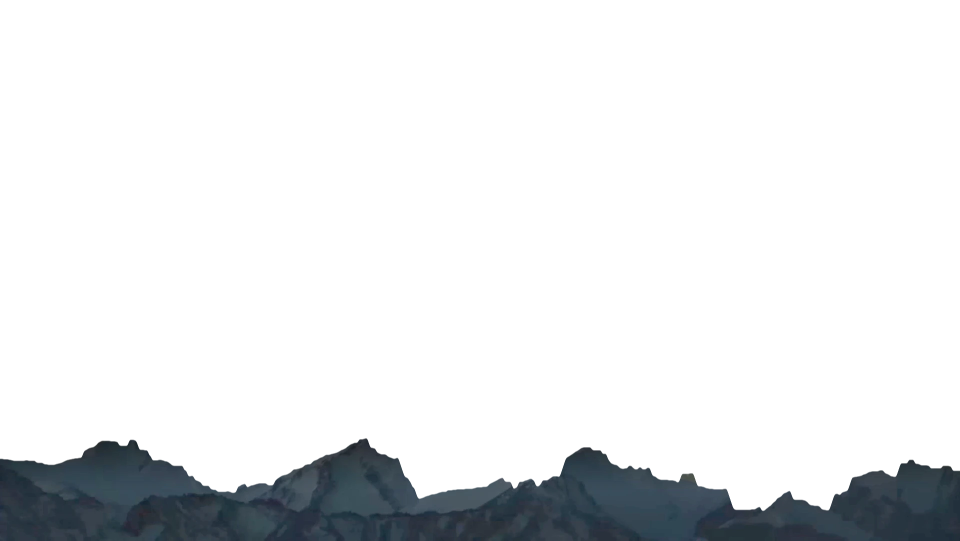
#> input picture site/assets/video/hero-cutout.webp, 1920 x 1082 px (shown at 1/2 size)
$ python make-mountain-cutout.py ../../site/assets/video/hero-cutout.webp ../../site/assets/video/hero-cutout.webp
#> lines starting #> are read from the running program, lines starting #| are printed output that depends on the picture
"""Reference script: how the design mock-up's mountain cut-out was made.

Usage: python make-mountain-cutout.py <frame.png> <out.png>

Input: one frame of the hero video at 1920 x 1082 (already brightened).
Output: a PNG the same size as the frame, with the sky transparent and the
mountains kept, so it can sit on top of the video with the same object-fit.

Needs Pillow, NumPy and SciPy.
"""
import sys

import numpy as np
from PIL import Image
from scipy.ndimage import gaussian_filter, median_filter

# Rows to search for the ridge line, in 1080p frame pixels.
SEARCH_TOP, SEARCH_BOTTOM = 830, 1020
MAX_STEP = 3          # how far the ridge may move up or down per column
STEP_PENALTY = 0.15   # discourages a jagged ridge


def find_ridge(rgb):
    """Return the ridge height (row) for every column of the frame."""
    grey = rgb.astype(float).mean(axis=2)
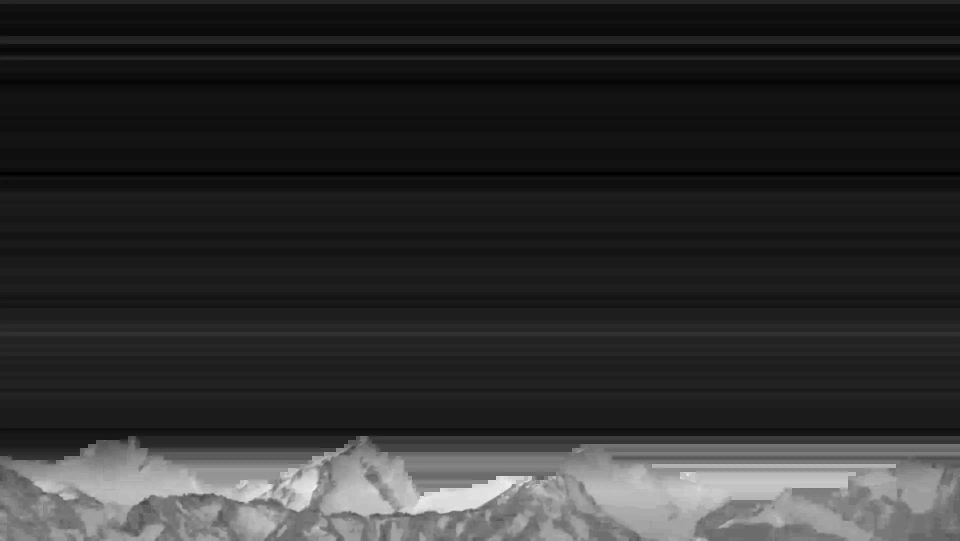
#> grey: shape (1082, 1920) float64 (shown at 1/2 size); min 13, max 97.33, mean 27.9; drawn with min black and max white
    grey = gaussian_filter(median_filter(grey, 7), 1.5)  # remove stars, then smooth
    edge = np.clip(np.diff(grey, axis=0)[SEARCH_TOP:SEARCH_BOTTOM], 0, None)
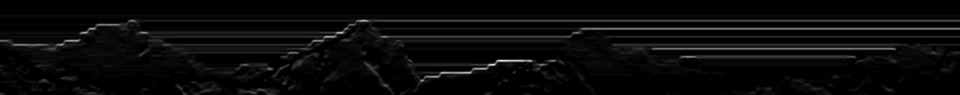
#> edge: shape (190, 1920) float64 (shown at 1/2 size); min 0, max 10.17, mean 0.396; drawn with min black and max white
    rows, width = edge.shape
#> rows = 190; width = 1920

    # Smoothest path from left to right that follows the strongest sky-to-mountain edge.
    cost = np.full((rows, width), 1e9)
    back = np.zeros((rows, width), int)
    cost[:, 0] = -edge[:, 0]
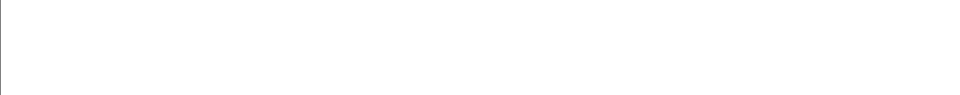
#> cost: shape (190, 1920) float64 (shown at 1/2 size); min -4.55, max 1e+09, mean 999479166.7; drawn with min black and max white
    for x in range(1, width):
        best = np.full(rows, 1e9)
        arg = np.zeros(rows, int)
        for d in range(-MAX_STEP, MAX_STEP + 1):
            shifted = np.roll(cost[:, x - 1], d)
            if d > 0:
                shifted[:d] = 1e9
            if d < 0:
                shifted[d:] = 1e9
            candidate = shifted + STEP_PENALTY * abs(d)
            better = candidate < best
            best[better] = candidate[better]
            arg[better] = (np.arange(rows) - d)[better]
        cost[:, x] = best - edge[:, x]
        back[:, x] = arg
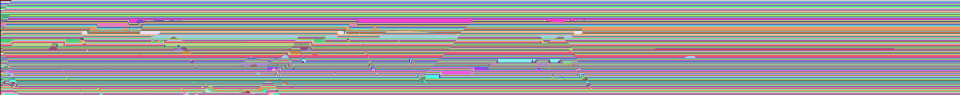
#> back: shape (190, 1920) int64 (shown at 1/2 size); 190 distinct labels, from 0 to 189; one colour per label, 0 black
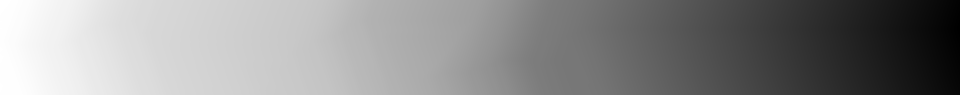
#> cost: shape (190, 1920) float64 (shown at 1/2 size); min -8921.7, max 0, mean -3986.9; drawn with min black and max white

    ridge = np.zeros(width, int)
#> ridge = 1920 values from 0 to 0
    ridge[-1] = np.argmin(cost[:, -1])
    for x in range(width - 1, 0, -1):
        ridge[x - 1] = back[ridge[x], x]
#> after the loop, ridge = 1920 values, max 161 at index 840, min 41 at index 259, mean 78.37
    return gaussian_filter(ridge.astype(float) + SEARCH_TOP, 1.5)


def main(frame_path, out_path):
    frame = Image.open(frame_path).convert("RGB")
    rgb = np.asarray(frame)
    ridge = find_ridge(rgb)
#> ridge = 1920 values, max 990.9 at index 843, min 871 at index 720, mean 908.4
    rows = np.arange(rgb.shape[0])[:, None]
#> rows = 1082 values from 0 to 1081
    # Soft 2.5px edge just below the ridge line.
    alpha = np.clip((rows - (ridge[None, :] + 1)) * 255 / 2.5, 0, 255).astype(np.uint8)
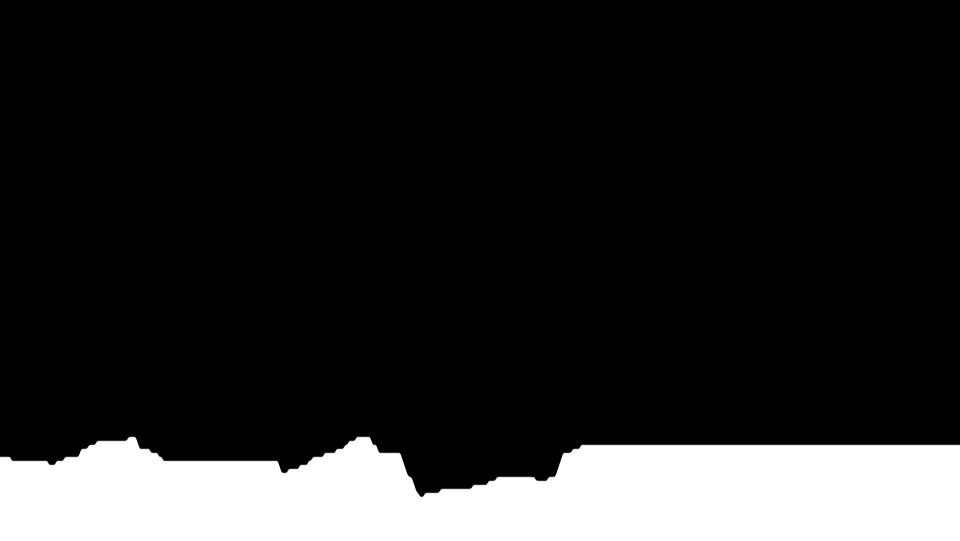
#> alpha: shape (1082, 1920) (shown at 1/2 size); min 0, max 255, mean 40.3
    cutout = frame.copy()
    cutout.putalpha(Image.fromarray(alpha))
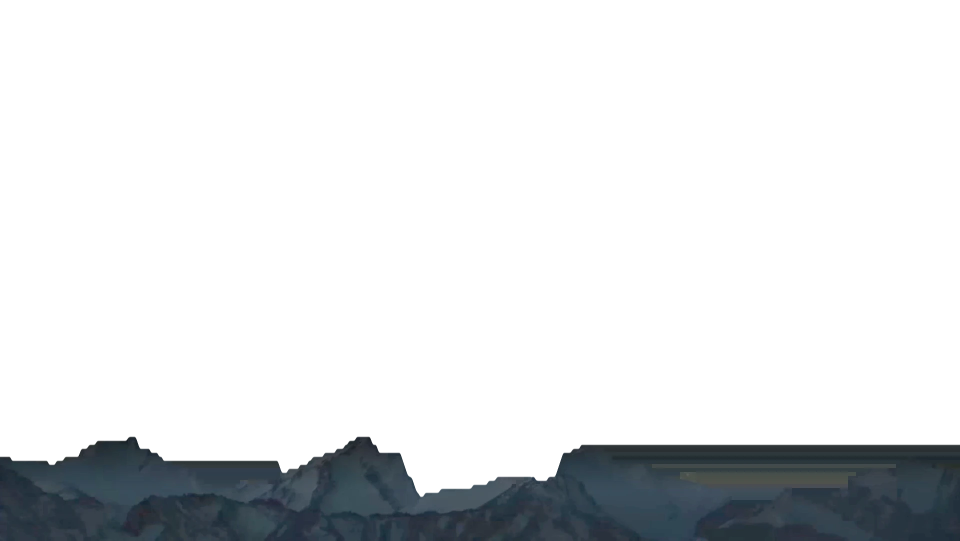
#> cutout: PIL image 1920x1082 RGBA (shown at 1/2 size); mean R, G, B, A 22.1, 29.1, 32.5, 40.3; transparent parts drawn white
    cutout.save(out_path, optimize=True)


if __name__ == "__main__":
    main(sys.argv[1], sys.argv[2])
